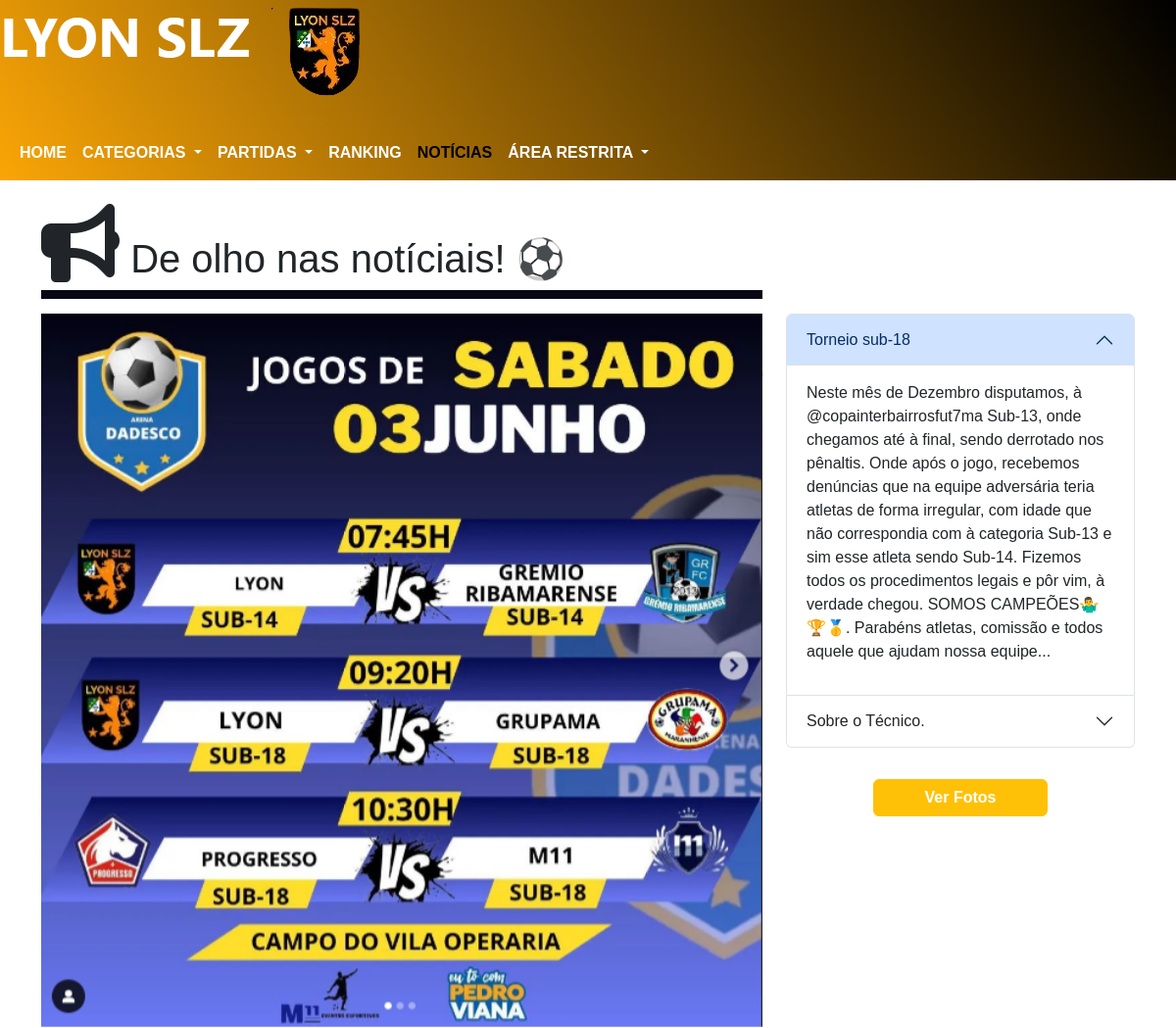
The page /noticiais.php (upper part) on the database as committed earlier.
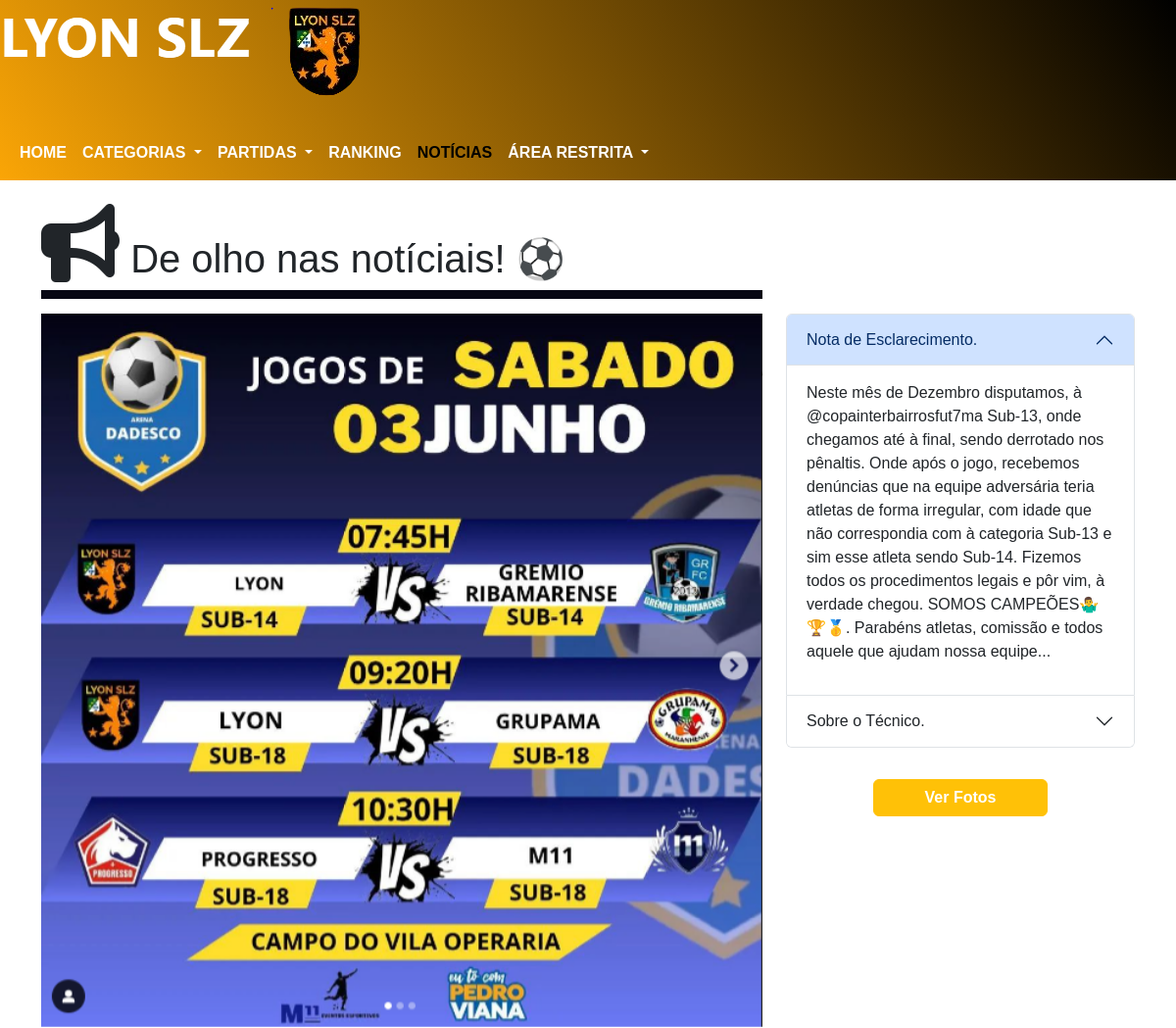
The same page on the database as committed later.
### tables this page shows
CREATE TABLE `tblnoticias` (
  `id` int(11) UNSIGNED NOT NULL,
  `titulo` varchar(255) NOT NULL,
  `descricao` text NOT NULL
);

### admin/include/accordion.php (the view, shortened to what this page needs)
<?php
$sql = $pdo->prepare("SELECT * FROM tblnoticias WHERE id = 1");
$sql->execute();
$resultado = $sql->fetch(PDO::FETCH_ASSOC);
$titlo = $resultado['titulo'];
$descricao = $resultado['descricao']
?>
<div class="col-lg-4">
    <div class="accordion" id="accordionExample">
        <div class="accordion-item">
            <h2 class="accordion-header" id="headingOne">
                <button class="accordion-button" type="button" data-bs-toggle="collapse" data-bs-target="#collapseOne" aria-expanded="true" aria-controls="collapseOne">
                    <?php echo $titlo; ?>
                </button>
            </h2>
            <div id="collapseOne" class="accordion-collapse collapse show" aria-labelledby="headingOne" data-bs-parent="#accordionExample">
                <div class="accordion-body">
                    <p class="description"><?php echo $descricao; ?></p>
                </div>
            </div>
        </div>
        <div class="accordion-item">
            <h2 class="accordion-header" id="headingTwo">
                <button class="accordion-button collapsed" type="button" data-bs-toggle="collapse" data-bs-target="#collapseTwo" aria-expanded="false" aria-controls="collapseTwo">
                    Sobre o Técnico.
                </button>
            </h2>
        </div>
    </div>
    <div class="d-grid gap-2 col-6 mx-auto mt-4">
        <a href="fotosAdmin.php" class="btn btn-warning mt-2" id="btn-fotos" type="button">Ver Fotos</a>
    </div>
</div>

Rows that differ between the two databases and show on the page:
changed tblnoticias: titulo "Torneio sub-18" → "Nota de Esclarecimento."
